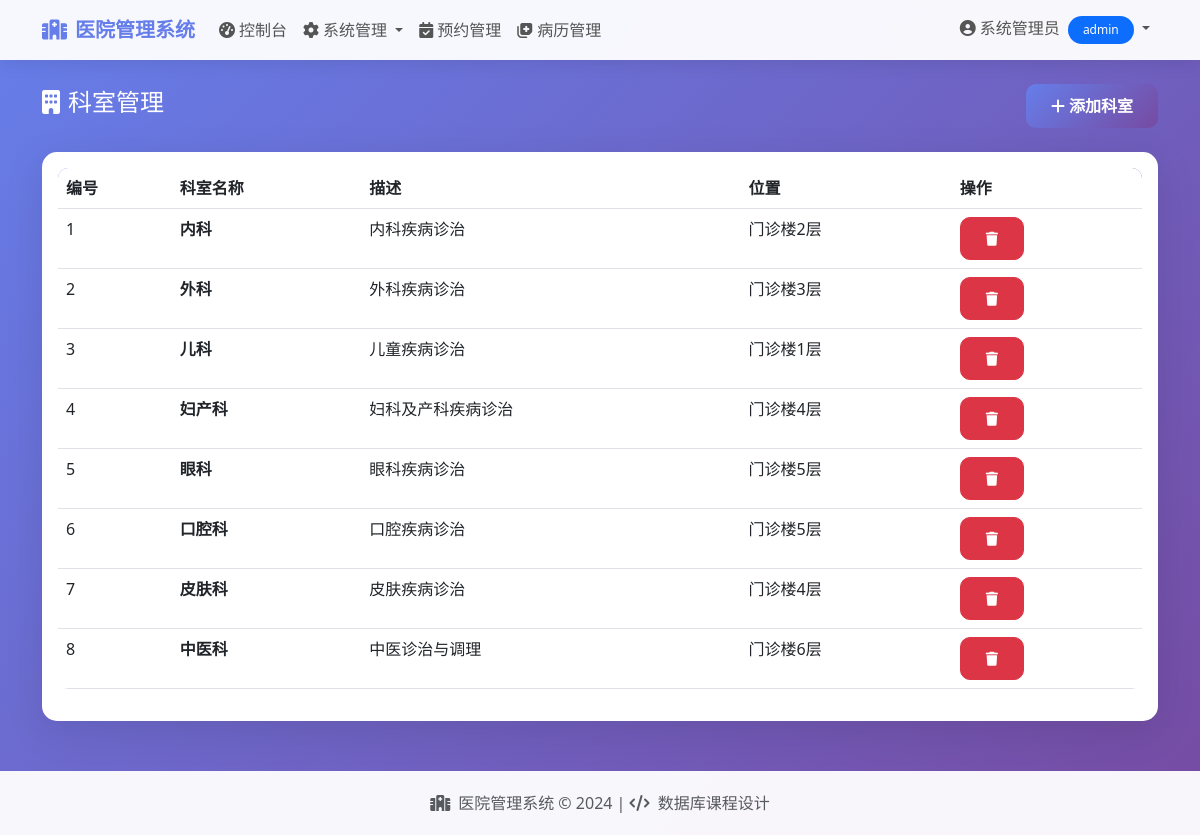
/admin/departments (signed in), run on the app's committed database.
### app.py (models this page shows, shortened)
class User(db.Model):
    __tablename__ = 'users'
    id = db.Column(db.Integer, primary_key=True)
    username = db.Column(db.String(80), unique=True, nullable=False, index=True)
    password_hash = db.Column(db.String(200), nullable=False)
    name = db.Column(db.String(100), nullable=False)
    role = db.Column(db.String(20), nullable=False)  # admin, doctor, patient
    phone = db.Column(db.String(20))
    email = db.Column(db.String(100))
    created_at = db.Column(db.DateTime, default=datetime.utcnow)
    department = db.Column(db.String(100))  # 科室
    title = db.Column(db.String(50))  # 职称
    description = db.Column(db.Text)  # 简介
    gender = db.Column(db.String(10))
    age = db.Column(db.Integer)
    address = db.Column(db.String(200))

class Department(db.Model):
    __tablename__ = 'departments'
    id = db.Column(db.Integer, primary_key=True)
    name = db.Column(db.String(100), unique=True, nullable=False)
    description = db.Column(db.Text)
    location = db.Column(db.String(200))

### app.py (the view)
@app.route('/admin/departments')
@login_required
@role_required('admin')
def admin_departments():
    departments = Department.query.all()
    return render_template('admin/departments.html', departments=departments)

### app.py (called while the page is built)
def role_required(*roles):
    def decorator(f):
        @wraps(f)
        def decorated_function(*args, **kwargs):
            if not current_user.is_authenticated:
                return redirect(url_for('login'))
            if current_user.role not in roles:
                flash("您没有权限访问此页面", "danger")
                return redirect(url_for('index'))
            return f(*args, **kwargs)
        return decorated_function
    return decorator

@login_manager.user_loader
def load_user(user_id):
    return User.query.get(int(user_id))

### templates/admin/departments.html (shortened to what this page needs)
{% extends "base.html" %}
{% block content %}
<div class="fade-in">
    <div class="d-flex justify-content-between align-items-center mb-4">
        <h4 class="text-white"><i class="fas fa-building me-2"></i>科室管理</h4>
        <button class="btn btn-primary" data-bs-toggle="modal" data-bs-target="#addDeptModal">
            <i class="fas fa-plus me-1"></i>添加科室
        </button>
    </div>
    <div class="card">
        <div class="card-body">
            <div class="table-responsive">
                <table class="table table-hover">
                    <thead>
                        <tr>
                            <th>编号</th>
                            <th>科室名称</th>
                            <th>描述</th>
                            <th>位置</th>
                            <th>操作</th>
                        </tr>
                    </thead>
                    <tbody>
                        {% for dept in departments %}
                        <tr>
                            <td>{{ dept.id }}</td>
                            <td><strong>{{ dept.name }}</strong></td>
                            <td>{{ dept.description or '无' }}</td>
                            <td>{{ dept.location or '无' }}</td>
                            <td>
                                <a href="{{ url_for('admin_delete_department', id=dept.id) }}" class="btn btn-sm btn-danger" onclick="return confirm('确定删除该科室？')">
                                    <i class="fas fa-trash"></i>
                                </a>
                            </td>
                        </tr>
                        {% else %}
                        <tr>
                            <td colspan="5" class="text-center text-muted py-4">暂无科室数据</td>
                        </tr>
                        {% endfor %}
                    </tbody>
                </table>
            </div>
        </div>
    </div>
</div>
{% endblock %}

### templates/base.html (shortened to what this page needs)
<!DOCTYPE html>
<html lang="zh-CN">
<head>
    <link href="https://cdn.bootcdn.net/ajax/libs/twitter-bootstrap/5.3.0/css/bootstrap.min.css" rel="stylesheet">
    <link href="https://cdn.bootcdn.net/ajax/libs/font-awesome/6.4.0/css/all.min.css" rel="stylesheet">
</head>
<body>
    <nav class="navbar navbar-expand-lg">
        <div class="container">
            <a class="navbar-brand" href="{{ url_for('index') }}">
                <i class="fas fa-hospital me-2"></i>医院管理系统
            </a>
            <div class="collapse navbar-collapse" id="navbarNav">
                <ul class="navbar-nav me-auto">
                    {% if current_user.is_authenticated %}
                        {% if current_user.role == 'admin' %}
                        <li class="nav-item">
                            <a class="nav-link" href="{{ url_for('admin_dashboard') }}">
                                <i class="fas fa-tachometer-alt me-1"></i>控制台
                            </a>
                        </li>
                        <li class="nav-item dropdown">
                            <a class="nav-link dropdown-toggle" href="#" role="button" data-bs-toggle="dropdown">
                                <i class="fas fa-cog me-1"></i>系统管理
                            </a>
                        </li>
                        <li class="nav-item">
                            <a class="nav-link" href="{{ url_for('admin_appointments') }}">
                                <i class="fas fa-calendar-check me-1"></i>预约管理
                            </a>
                        </li>
                        <li class="nav-item">
                            <a class="nav-link" href="{{ url_for('admin_medical_records') }}">
                                <i class="fas fa-notes-medical me-1"></i>病历管理
                            </a>
                        </li>
                        {% endif %}
                    {% endif %}
                </ul>
                <ul class="navbar-nav">
                    {% if current_user.is_authenticated %}
                    <li class="nav-item dropdown">
                        <a class="nav-link dropdown-toggle" href="#" role="button" data-bs-toggle="dropdown">
                            <i class="fas fa-user-circle me-1"></i>{{ current_user.name }}
                            <span class="badge bg-primary ms-1">{{ current_user.role }}</span>
                        </a>
                    </li>
                    {% endif %}
                </ul>
            </div>
        </div>
    </nav>
    <div class="container mt-4 content-wrapper">
        {% block content %}{% endblock %}
    </div>
    <footer class="footer">
        <div class="container text-center">
            <p class="mb-0 text-muted">
                <i class="fas fa-hospital me-2"></i>医院管理系统 &copy; 2024 |
                <i class="fas fa-code me-1"></i> 数据库课程设计
            </p>
        </div>
    </footer>
</body>
</html>

### templates/base.html (style rules this page uses)
body { background: linear-gradient(135deg, #667eea 0%, #764ba2 100%); min-height: 100vh; }
.card { border: none; border-radius: 15px; box-shadow: 0 10px 40px rgba(0,0,0,0.1); }
.navbar { background: rgba(255,255,255,0.95) !important; backdrop-filter: blur(10px); box-shadow: 0 2px 20px rgba(0,0,0,0.1); }
.navbar-brand { font-weight: 700; color: #667eea !important; }
.nav-link { font-weight: 500; color: #555 !important; transition: all 0.3s; }
.btn-primary { background: linear-gradient(135deg, #667eea 0%, #764ba2 100%); border: none; border-radius: 10px; padding: 10px 25px; font-weight: 600; transition: all 0.3s; }
.btn-danger { border-radius: 10px; padding: 10px 25px; font-weight: 600; }
.table { border-radius: 10px; overflow: hidden; }
.table thead { background: linear-gradient(135deg, #667eea 0%, #764ba2 100%); color: white; }
.footer { background: rgba(255,255,255,0.95); padding: 20px 0; margin-top: 50px; }
.badge { padding: 8px 15px; border-radius: 20px; font-weight: 500; }
.content-wrapper { min-height: calc(100vh - 200px); }
.fade-in { animation: fadeIn 0.5s ease; }

### data on the page
User: name "系统管理员", role "admin"
Department: id "1", name "内科", description "内科疾病诊治", location "门诊楼2层"
Department: id "2", name "外科", description "外科疾病诊治", location "门诊楼3层"
Department: id "3", name "儿科", description "儿童疾病诊治", location "门诊楼1层"
Department: id "4", name "妇产科", description "妇科及产科疾病诊治", location "门诊楼4层"
Department: id "5", name "眼科", description "眼科疾病诊治", location "门诊楼5层"
Department: id "6", name "口腔科", description "口腔疾病诊治", location "门诊楼5层"
Department: id "7", name "皮肤科", description "皮肤疾病诊治", location "门诊楼4层"
Department: id "8", name "中医科", description "中医诊治与调理", location "门诊楼6层"
